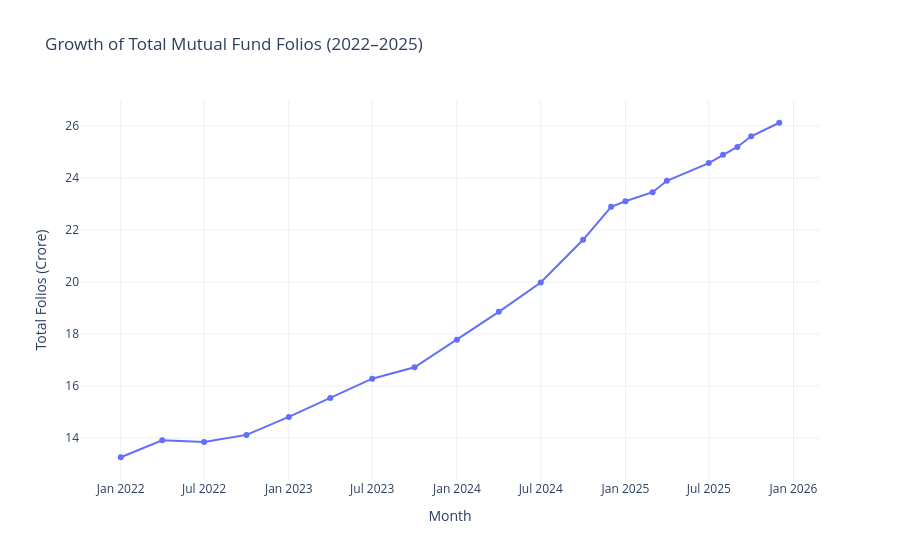

The code cell stored with this chart in its notebook:
### Code cell
fig = px.line(
    df_06,
    x='month',
    y='total_folios_crore',
    markers=True,
    title='Growth of Total Mutual Fund Folios (2022–2025)',
    labels={
        'month': 'Month',
        'total_folios_crore': 'Total Folios (Crore)'
    }
)

fig.update_layout(
    template='plotly_white',
    xaxis_title='Month',
    yaxis_title='Total Folios (Crore)'
)

fig.show()

### Figure 1 — Plotly figure (JSON) as saved in the notebook; plotly's stock layout.template omitted (floating-point values rounded to 4 significant figures)
{"data": [{"hovertemplate": "Month=%{x}<br>Total Folios (Crore)=%{y}<extra></extra>", "legendgroup": "", "line": {"color": "#636efa", "dash": "solid"}, "marker": {"symbol": "circle"}, "mode": "lines+markers", "name": "", "orientation": "v", "showlegend": false, "type": "scatter", "x": ["2022-01-01T00:00:00.000000", "2022-04-01T00:00:00.000000", "2022-07-01T00:00:00.000000", "2022-10-01T00:00:00.000000", "2023-01-01T00:00:00.000000", "2023-04-01T00:00:00.000000", "2023-07-01T00:00:00.000000", "2023-10-01T00:00:00.000000", "2024-01-01T00:00:00.000000", "2024-04-01T00:00:00.000000", "2024-07-01T00:00:00.000000", "2024-10-01T00:00:00.000000", "2024-12-01T00:00:00.000000", "2025-01-01T00:00:00.000000", "2025-03-01T00:00:00.000000", "2025-04-01T00:00:00.000000", "2025-07-01T00:00:00.000000", "2025-08-01T00:00:00.000000", "2025-09-01T00:00:00.000000", "2025-10-01T00:00:00.000000", "2025-12-01T00:00:00.000000"], "xaxis": "x", "y": [13.26, 13.91, 13.85, 14.12, 14.81, 15.54, 16.28, 16.72, 17.78, 18.85, 19.98, 21.62, 22.89, 23.1, 23.45, 23.89, 24.57, 24.89, 25.19, 25.6, 26.12], "yaxis": "y"}], "layout": {"legend": {"tracegroupgap": 0}, "title": {"text": "Growth of Total Mutual Fund Folios (2022–2025)"}, "xaxis": {"anchor": "y", "domain": [0, 1], "title": {"text": "Month"}}, "yaxis": {"anchor": "x", "domain": [0, 1], "title": {"text": "Total Folios (Crore)"}}}}
